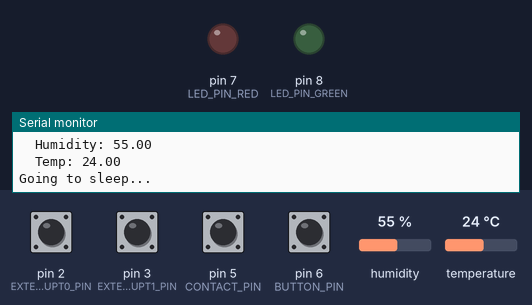
Simulated run of this program. Board: Arduino Pro Mini, built with avr-gcc and run on an emulated ATmega328P. On the bench: output pins drawn as LEDs (lit = HIGH), the last lines printed to the serial monitor. Dashed ring = blinking. The test bench sets the inputs (shaded band); at power-on: pin 2 (EXTERNAL_INTERRUPT0_PIN), pin 3 (EXTERNAL_INTERRUPT1_PIN), pin 5 (CONTACT_PIN), pin 6 (BUTTON_PIN) HIGH, humidity 55 %, temperature 24 °C. Sleep ends after the set time or at an interrupt; random numbers use the default seed unless the program sets one; EEPROM starts erased; no radio packets arrive unless stated; pins used as bus, display or sensor lines are not drawn.

Above: at 7.2 s.
7.3 s: pin 2 (EXTERNAL_INTERRUPT0_PIN) pulled LOW for 1 s
At 7.41 s:
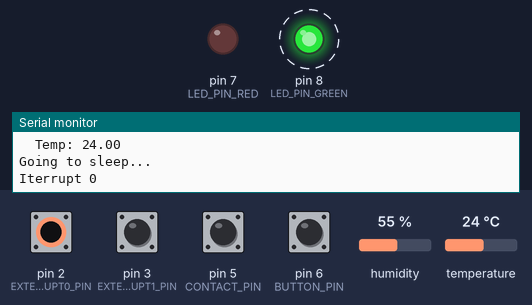
9.8 s: pin 3 (EXTERNAL_INTERRUPT1_PIN) pulled LOW for 0.15 s
13.7 s: pin 6 (BUTTON_PIN) pulled LOW for 1 s
16.2 s: pin 2 (EXTERNAL_INTERRUPT0_PIN) pulled LOW for 0.15 s
At 16.31 s:
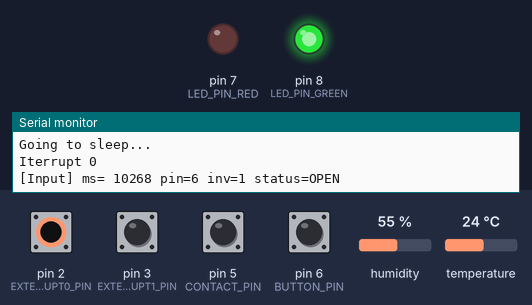
17.8 s: pin 3 (EXTERNAL_INTERRUPT1_PIN) pulled LOW for 1 s
At 23.1 s:
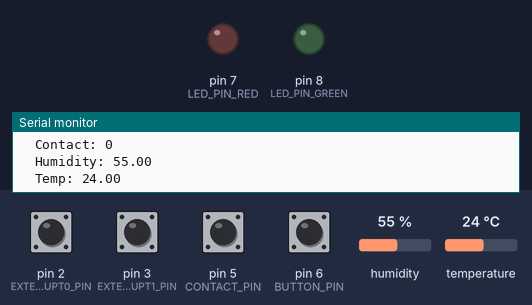
Timing chart, 0 to 23.5 s (numbered marks = the images above; inputs shaded):
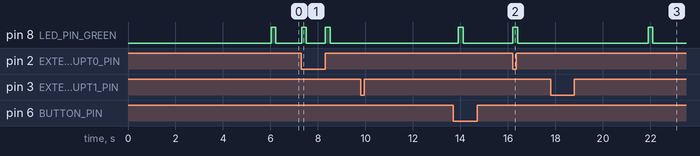

The program:

main.cpp
```cpp
#include <avr/wdt.h>
#include "Device.h"

Device *device;

void setup()
{
    Serial.begin(115200);
    while (!Serial)
    {
    }
    Serial.println("\n*** Starting RF24 sensor");
    delay(1000); // delay for user to be able to push button after power-up to start config mode
    device = new Device();
}

void loop()
{
    device->loop();
}
```

Device.cpp
```cpp
#include "Device.h"
#include <EEPROM.h>
#include "utils.h"
#include <avr/sleep.h>
#include <avr/wdt.h>
#include <avr/power.h>

#define NODEBUG_PRINT

volatile uint8_t interruptIINT0; // device was interrupted from sleep by INT0
volatile uint8_t interruptIINT1; // device was interrupted from sleep by INT1

Device::Device()
{
    // get device id from flashmem, if non is found, then create one
    deviceId = getDeviceId();

    // initialize pin for external interrupts
    pinMode(EXTERNAL_INTERRUPT0_PIN, INPUT_PULLUP);
    pinMode(EXTERNAL_INTERRUPT1_PIN, INPUT_PULLUP);

    // initializ pin managing perpheral power switch
    pinMode(PERIPH_POWER_PIN, OUTPUT);
    connectPeripherals();

    // check button during startup
    button.loop(); // loop must be run in order to read value
    isConfigMode = !button.isOpen();

    // initialize nrf24 radio
    radio.begin();

    radio.setAutoAck(false); // disable auto-ack from receivers
    radio.setChannel(NRF_CHANNEL);
    radio.setCRCLength(RF24_CRC_16); // set CRC length
    radio.setPALevel(RF24_PA_MAX);   // set power level
    radio.setRetries(0, 0);          // disable auto-retries
    radio.setDataRate(RF24_250KBPS); // set datarate to 250kbps to enhance range
    radio.openWritingPipe(RF24BR_BRIDGE_ADDRESS);
    radio.openReadingPipe(0, RF24BR_ACTUATOR_ADDRESS);
    radio.stopListening();

#ifndef NODEBUG_PRINT
    radio.printPrettyDetails();
#endif

    // initialize buffer's source address with device id
    buffer.srcAdr = deviceId;
    buffer.srcAdr <<= 16; // deviceId is in two uppoer bytes

#ifndef NODEBUG_PRINT
    Serial.println("Adding sensors: ");
#endif

    // create DHT11 sensor
    DHT_Unified *dht = new DHT_Unified(DHT11_PIN, DHT11);
    dht->begin();

    Sensor *s;
    s = new SensorDHTTemp(0x0001, dht);
    sensors.add(s);
#ifndef NODEBUG_PRINT
    Serial.print(" 0x");
    Serial.print(s->getId(), HEX);
    Serial.println(" DHT-Temperature");
#endif

    s = new SensorDHTHumidity(0x0002, dht);
    sensors.add(s);
#ifndef NODEBUG_PRINT
    Serial.print(" 0x");
    Serial.print(s->getId(), HEX);
    Serial.println(" DHT-Humidity");
#endif

    s = new SensorContact(0x0003, CONTACT_PIN);
    sensors.add(s);
#ifndef NODEBUG_PRINT
    Serial.print(" 0x");
    Serial.print(s->getId(), HEX);
    Serial.println(" Contact");
#endif

    if (isConfigMode)
    {
        indicator.setMode(IndicatorMode::CONFIG);
        Serial.println(">>> Config mode");
    }
    else
    {
        indicator.setMode(IndicatorMode::NORMAL);
        Serial.println(">>> Normal mode");

        Serial.println("Waiting for peripherals to settle");
        delay(5000);
    }
}

uint16_t Device::getDeviceId()
{
    uint16_t devId;
    uint32_t ecrc;
    EEPROM.get(0, ecrc);
    // read UUID from EEPROM
    EEPROM.get(4, devId);
    // check if UUID is not corrupted
    uint32_t crcmem = crc32((void *)&devId, sizeof(devId));
    // if corrupted (or not existing)
    if (crcmem != ecrc)
    {
#ifndef NODEBUG_PRINT
        Serial.println("UUID CRC ERROR. Creating new UUID");
#endif
        // create UUID
        devId = generate_id16();
        // calculae CRC
        crcmem = crc32((void *)&devId, sizeof(devId));
        // write to EEPROM
        EEPROM.put(0, crcmem);
        EEPROM.put(4, devId);
#ifndef NODEBUG_PRINT
        Serial.print("New UUID=0x");
        Serial.println(devId, HEX);
#endif
    }
    else
    {
#ifndef NODEBUG_PRINT
        Serial.print("Device UUID=0x");
        Serial.println(devId, HEX);
#endif
    }

    return devId;
}

void Device::sendBuffer()
{
#ifndef NODEBUG_PRINT
    Serial.print("memory ");
    Serial.println(freeMemory());
    Serial.print("  > Transmitting data...");
#endif
    radio.stopListening();
    buffer.seqno = millis();

    for (int i = 0; i < 3; i++)
    {
#ifndef NODEBUG_PRINT
        Serial.print(i + 1);
#endif
        radio.writeFast(&buffer, sizeof(buffer));
        delay(100);
    }
    radio.startListening();
#ifndef NODEBUG_PRINT
    Serial.println(" done.");
#endif
}

void Int0ISR(void)
{
    sleep_disable();
    detachInterrupt(digitalPinToInterrupt(EXTERNAL_INTERRUPT0_PIN));
    detachInterrupt(digitalPinToInterrupt(EXTERNAL_INTERRUPT1_PIN));
    interruptIINT0 = 1;
}

void Int1ISR(void)
{
    sleep_disable();
    detachInterrupt(digitalPinToInterrupt(EXTERNAL_INTERRUPT1_PIN));
    detachInterrupt(digitalPinToInterrupt(EXTERNAL_INTERRUPT0_PIN));
    interruptIINT1 = 1;
}

ISR(WDT_vect)
{
    sleep_disable();
    wdt_disable();
}

void Device::sleep(uint16_t sleepCyclesCount)
{
    unsigned char spi_save = SPCR;
    SPCR = 0; // disable SPI
    power_adc_disable();
    power_spi_disable();
    power_timer1_disable();
    power_timer2_disable();
    power_twi_disable();

    // attach to external interrupt
    // check MCU documentation to see which pin is INT0
    EIFR |= 1; // clear old event from interrupt 0
    attachInterrupt(digitalPinToInterrupt(EXTERNAL_INTERRUPT0_PIN), Int0ISR, CHANGE);
    interruptIINT0 = 0;

    EIFR |= 2; // clear old event from interrupt 1
    attachInterrupt(digitalPinToInterrupt(EXTERNAL_INTERRUPT1_PIN), Int1ISR, CHANGE);
    interruptIINT1 = 0;

    for (uint16_t i = sleepCyclesCount; i > 0; i--)
    {

#ifndef NODEBUG_PRINT
        Serial.print(i);
        Serial.print("  ");
        delay(10);
#endif

        unsigned char sleepDuration = SLEEP_CYCLE_DURATION;
        if (i == 1)
        {
            sleepDuration = SLEEP_DURATION_4s;
            connectPeripherals(); // connect peripherals for the last few seconds, so they can initalize
        }

        MCUSR = 0;                            // reset various flags
        WDTCSR |= 0b00011000;                 // see docs, set WDCE, WDE
        WDTCSR = (1 << WDIE) | sleepDuration; // set WDIE, and appropriate delay
        wdt_reset();
        set_sleep_mode(SLEEP_MODE_PWR_DOWN);
        power_timer0_disable();

        sleep_mode(); // now goes to Sleep and waits for the interrupt

        power_timer0_enable(); // enable timer0 to enable delay()

        if (interruptIINT0)
        {
            Serial.println("Iterrupt 0");
            delay(10);
            break;
        }
        if (interruptIINT1)
        {
            Serial.println("Iterrupt 1");
            delay(10);
            interruptIINT1 = 0;
            i = 2;            // last 8s of sleep
            _announce = true; // button presssed, device will announce itself
        }
    }
    detachInterrupt(digitalPinToInterrupt(EXTERNAL_INTERRUPT0_PIN));
    detachInterrupt(digitalPinToInterrupt(EXTERNAL_INTERRUPT1_PIN));

    power_all_enable();
    SPCR = spi_save; // restore SPI
}

void Device::announceDevices()
{
    ListEntry<Sensor> *i = sensors.getList();
    while (i)
    {
        i->entry->announce(buffer);
        sendBuffer();
        i = i->next;
    }
}

void Device::normalMode()
{
    radio.powerUp();

    uint32_t vcc = readVCC();
    buffer.vcc = vcc / 33;

    buffer.pktType = RFPacketType::DATA;

    if (vcc < 2800)
        indicator.setError(true);
    indicator.blink();

#ifndef NODEBUG_PRINT
    Serial.print("[device] ms=");
    Serial.print(buffer.seqno);
    Serial.print(" button=");
    Serial.print(!button.isOpen());
    Serial.print(" vcc=");
    Serial.print(vcc);
    Serial.print(" vcc%=");
    Serial.println(buffer.vcc);
#endif

    // send measurements from all sensors
    Serial.print("Avail memory ");
    Serial.println(freeMemory());

    // send measurements from all sensors
    Serial.println("Reading sensors");

    ListEntry<Sensor> *i = sensors.getList();
    while (i)
    {
        // do not read sensor if interrupted and it requires initialization time
        if (!(interruptIINT0 && i->entry->requiresInitTime()))
        {
            i->entry->read(buffer);
            sendBuffer();
        }
        else
        {
#ifndef NODEBUG_PRINT
            Serial.print(F("  0x"));
            Serial.print(i->entry->getId(), HEX);
            Serial.println(F(" Requires init time"));
#endif
        }
        i = i->next;
    }

    // if requested, announce sensors
    if (_announce)
    {
#ifndef NODEBUG_PRINT
        Serial.println("[device] Announcing sensors:");
#endif
        announceDevices();
        _announce = false;
    }

    Serial.println("Going to sleep...");
    delay(20);

    // powerdown radio
    radio.powerDown();

    // powering down peripherals
    disconnectPeripherals();

    // deep sleep
    sleep(SLEEP_CYCLES_COUNT);
}

void Device::configMode()
{
    radio.startListening();
#ifndef NODEBUG_PRINT
    if (millis() - aliveTimer > 5000)
    {
        aliveTimer = millis();
        Serial.print("[device-cfg] ms=");
        Serial.print(aliveTimer);
        Serial.println(" is alive");
    }
#endif
    if (radio.available())
    {
        RFActuatorPacket p;
        radio.read(&p, sizeof(p));
#ifndef NODEBUG_PRINT
        Serial.print("data received ");
        Serial.print(p.pktType);
        Serial.print(" ");
        Serial.print(p.dstAdr, HEX);
        Serial.println();
#endif

        if (p.pktType == RFPacketType::SCAN)
        {
            memcpy(buffer.payload, p.payload, sizeof(buffer.payload));
#ifndef NODEBUG_PRINT
            Serial.println("Announcing sensors");
#endif
            announceDevices();
        }
        if (p.pktType == RFPacketType::IDENTIFY)
        {
#ifndef NODEBUG_PRINT
            Serial.println("Identification request reeceived");
#endif

            if ((p.dstAdr && 0xFFFF0000) == (buffer.srcAdr && 0xFFFF0000))
            { // packet is for this device
#ifndef NODEBUG_PRINT
                Serial.println("Identification begins");
#endif

                indicator.setMode(IndicatorMode::IDENTIFICATION, 15000);
            }
        }
    }
}

void Device::disconnectPeripherals()
{
#ifndef NODEBUG_PRINT
    Serial.println("Peripherals: power-down");
    delay(10);
#endif
    digitalWrite(PERIPH_POWER_PIN, 0);
}

void Device::connectPeripherals()
{
#ifndef NODEBUG_PRINT
    Serial.println("Peripherals: power-up");
    delay(10);
#endif

    digitalWrite(PERIPH_POWER_PIN, 1);
}

void Device::loop()
{
    button.loop();
    if (!button.isOpen() && button.stateDuration() > 10000)
    {
        Serial.println("Rebooting");
        for (int i = 0; i < 20; i++)
        {
            indicator.blink();
            delay(100);
        }
        reboot();
    }
    indicator.loop();
    if (isConfigMode)
        configMode();
    else
        normalMode();
}
```

Device.h
```cpp
#pragma once

#include <Arduino.h>
#include <RF24.h>
#include "Input.h"
#include "RFPacket.h"
#include "Item.h"
#include "List.h"
#include "Indicator.h"

#define EXTERNAL_INTERRUPT0_PIN 2 // pin to interrupt sleep and immediate measurement without external peripherals
#define EXTERNAL_INTERRUPT1_PIN 3 // pin to interrupt sleep, powerup external peripherals, wait 8s and measure

#define PERIPH_POWER_PIN A0

#define DHT11_PIN 4

#define CONTACT_PIN 5

#define BUTTON_PIN 6

#define LED_PIN_RED 7
#define LED_PIN_GREEN 8

#define NRF_CE_PIN 9
#define NRF_CSN_PIN 10

#define NRF_CHANNEL 120

#define RF24BR_BRIDGE_ADDRESS 0xB1B2B3B401LL
#define RF24BR_ACTUATOR_ADDRESS 0xA1A2A3A4A5LL

#define SLEEP_DURATION_8s 0b00100001
#define SLEEP_DURATION_4s 0b00100000
#define SLEEP_DURATION_2s 0b00000111
#define SLEEP_DURATION_1s 0b00000110

#define SLEEP_CYCLE_DURATION SLEEP_DURATION_8s
#define SLEEP_CYCLES_COUNT 40 // sleep ((n-1) x SLEEP_CYCLE_DURATION + 4) seconds

class Device
{
protected:
    bool isConfigMode = false;
    uint16_t deviceId;
    unsigned long aliveTimer = 0;

    InputBinary button = InputBinary(BUTTON_PIN, true);
    LEDIndicator indicator = LEDIndicator(LED_PIN_GREEN, LED_PIN_RED);

    RF24 radio = RF24(NRF_CE_PIN, NRF_CSN_PIN);
    RFSensorPacket buffer;

    List<Sensor> sensors = List<Sensor>();

    bool _announce = false;

protected:
    uint16_t getDeviceId();
    void sendBuffer();
    void normalMode();
    void configMode();
    // disconnect external peripherals, e.g. DHT sensor, from power to save batteries
    void disconnectPeripherals();
    // connect external peripherals to power
    void connectPeripherals();
    // sleep (n-1)x8+4 seconds
    void sleep(uint16_t multiple);
    void announceDevices();

public:
    Device();
    void loop();
};
```

Indicator.cpp
```cpp
#include "Indicator.h"

#define LED_ON_PERIOD 200

#define NODEBUG_PRINT

LEDIndicator::LEDIndicator(uint8_t greenPin, uint8_t redPin)
{
    this->greenPin = greenPin;
    this->redPin = redPin;
    pinMode(greenPin, OUTPUT);
    pinMode(redPin, OUTPUT);
    ledTimer = millis();
    setMode(IndicatorMode::NORMAL);
    off();
}

void LEDIndicator::on()
{
    if (useRed || isError)
        digitalWrite(redPin, 1);
    if (useGreen)
        digitalWrite(greenPin, 1);
    isOn = true;
}

void LEDIndicator::off()
{
    digitalWrite(greenPin, 0);
    digitalWrite(redPin, 0);
    isOn = false;
}

void LEDIndicator::setMode(IndicatorMode mode, uint32_t timeout)
{
    if (mode == this->mode)
        return;
    modeTimeout = timeout;
    if (timeout > 0)
    {
        previousMode = this->mode;
        modeTimer = millis();
#ifndef NODEBUG_PRINT
        Serial.print("Mode timeout ");
        Serial.print(modeTimeout);
        Serial.print("Prev Mode ");
        Serial.print(previousMode);

#endif
    }
    this->mode = mode;
    switch (this->mode)
    {
    case IndicatorMode::NORMAL:
        ledOffPeriod = 2000;
        useGreen = true;
        useRed = false;
        break;
    case IndicatorMode::CONFIG:
        ledOffPeriod = 700;
        useGreen = true;
        useRed = false;
        break;
    case IndicatorMode::IDENTIFICATION:
        ledOffPeriod = 100;
        useGreen = true;
        useRed = true;
        break;

    default:
        break;
    }
    ledTimeout = ledOffPeriod;
    off();
}

void LEDIndicator::blink()
{
    on();
    delay(LED_ON_PERIOD);
    off();
}

void LEDIndicator::loop()
{
    if (modeTimeout)
    {
        if (millis() - modeTimer > modeTimeout)
            setMode(previousMode);
    }
    if (ledTimeout && millis() - ledTimer > ledTimeout)
    {
        ledTimer = millis();
        if (isOn)
        {
            off();
            ledTimeout = ledOffPeriod;
        }
        else
        {
            on();
            ledTimeout = LED_ON_PERIOD;
        }
    }
}
```

Indicator.h
```cpp
#pragma once

#include <Arduino.h>

enum IndicatorMode : uint8_t
{
    UNDEFINED,
    NORMAL,
    CONFIG,
    IDENTIFICATION
};

class LEDIndicator
{
protected:
    uint8_t greenPin;
    uint8_t redPin;
    bool useGreen = false;
    bool useRed = false;

    bool isError = false;
    IndicatorMode mode = IndicatorMode::UNDEFINED;
    IndicatorMode previousMode = IndicatorMode::UNDEFINED;
    uint32_t modeTimer = 0;
    uint32_t modeTimeout;
    uint32_t ledOffPeriod = 0;
    uint32_t ledTimer = 0;
    uint32_t ledTimeout = 0;
    bool isOn = false;

public:
    LEDIndicator(uint8_t greenPin, uint8_t redPin);
    void setError(bool error) { this->isError = error; };
    void setMode(IndicatorMode mode, uint32_t timeout = 0);
    // blocking one-time blink
    void blink();
    // non-blocking blinking
    void loop();
    inline void on();
    inline void off();
};
```

Input.cpp
```cpp
#include "Input.h"

//#define NODEBUG_PRINT

InputBinary::InputBinary(unsigned char pin, bool pullup)
{
    this->pin = pin;
    this->inverse = pullup;
    if (pullup)
        pinMode(pin, INPUT_PULLUP);
    else
        pinMode(pin, INPUT);
}

bool InputBinary::isOpen()
{
    return _isOpen;
}

void InputBinary::loop()
{
    if (debounceTimerOn && millis() - debounceTimer < debounceTimeout)
        return;
    bool _p = digitalRead(pin);
    if (_isOpen != _p)
    {
        debounceTimerOn = true;
        debounceTimer = millis();
        stateStart = millis();
        if (inverse)
            _isOpen = _p;
        else
            _isOpen = !_p;
#ifndef NODEBUG_PRINT
        Serial.print("[Input] ms= ");
        Serial.print(millis());
        Serial.print(" pin=");
        Serial.print(pin);
        Serial.print(" inv=");
        Serial.print(inverse);
        Serial.print(" status=");
        Serial.println(_isOpen ? "OPEN" : "CLOSED");
#endif
    }
}
```

Input.h
```cpp
#pragma once

#include <Arduino.h>

class InputBinary
{

    unsigned char pin;
    bool inverse = false;
    unsigned long debounceTimer = 0;
    unsigned long debounceTimeout = 100;
    bool debounceTimerOn = false;
    bool _isOpen = true;
    unsigned long stateStart; // when was input opened/closed

public:
    InputBinary(unsigned char pin, bool pullup = false);
    bool isOpen();
    void loop();
    unsigned long stateDuration() { return millis() - stateStart; };
};
```

List.h
```cpp
#pragma once

template <class T>
struct ListEntry
{
    T *entry;
    ListEntry *next;
};

template <class T>
class List
{
    ListEntry<T> *list = nullptr;
    unsigned int _length = 0;

public:
    void add(T *entry);
    ListEntry<T> *getList() { return list; };
    unsigned int length() { return _length; };
};

template <class T>
void List<T>::add(T *entry)
{
    ListEntry<T> *le = new ListEntry<T>();
    le->entry = entry;
    le->next = list;
    list = le;
    _length++;
}
```

RFPacket.h
```cpp
#pragma once

#include <Arduino.h>

enum RFSensorType : uint8_t
{
    TEMPERATURE,
    CONTACT,
    HUMIDITY
};

enum RFPacketType : uint8_t
{
    SCAN,
    DATA,
    IDENTIFY,
    ANNOUNCE
};

// when changing RFPacket structure be aware of potential padding bytes
// as it does not have to be the same on all platforms
using RFSensorPayload = uint8_t[21];
struct RFSensorPacket
{
    uint32_t seqno;
    uint32_t srcAdr;
    RFPacketType pktType;
    RFSensorType sensorType;
    uint8_t vcc;
    RFSensorPayload payload;
};

using RFActuatorPayload = uint8_t[23];
struct RFActuatorPacket
{
    uint32_t seqno;
    uint32_t dstAdr;
    RFPacketType pktType;
    RFActuatorPayload payload;
};
```

Source omitted: Item.cpp (2996 bytes), Item.h (1836 bytes), utils.cpp (2021 bytes), utils.h (330 bytes)

Measured:
- after the input at 7.3 s, pin 8 (LED_PIN_GREEN): alternates HIGH for 0.20 s and LOW for 0.80 s, starting at once
- after the input at 16.2 s, pin 8 (LED_PIN_GREEN): LOW → HIGH at once, → LOW 0.20 s later
- after the input at 17.8 s, pin 8 (LED_PIN_GREEN): LOW → HIGH after 4.1 s, → LOW 0.20 s later
